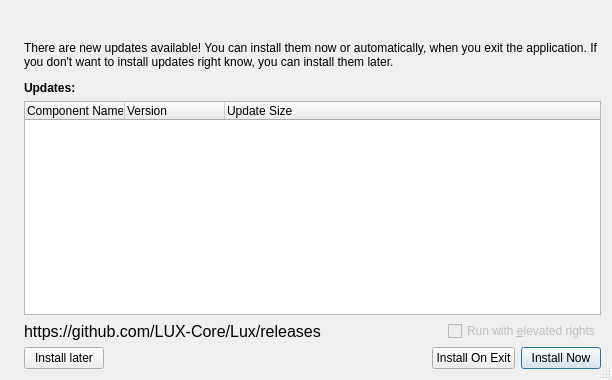
<?xml version="1.0" encoding="UTF-8"?>
<ui version="4.0">
 <class>UpdateInfoDialog</class>
 <widget class="QDialog" name="UpdateInfoDialog">
  <property name="windowModality">
   <enum>Qt::WindowModal</enum>
  </property>
  <property name="geometry">
   <rect>
    <x>0</x>
    <y>0</y>
    <width>612</width>
    <height>380</height>
   </rect>
  </property>
  <property name="windowTitle">
   <string>Check for Updates</string>
  </property>
  <property name="sizeGripEnabled">
   <bool>true</bool>
  </property>
  <property name="modal">
   <bool>true</bool>
  </property>
  <layout class="QHBoxLayout" name="rootLayout">
   <item>
    <widget class="QLabel" name="imageLabel">
     <property name="alignment">
      <set>Qt::AlignLeading|Qt::AlignLeft|Qt::AlignTop</set>
     </property>
    </widget>
   </item>
   <item>
    <layout class="QVBoxLayout" name="verticalLayout_3">
     <item>
      <layout class="QVBoxLayout" name="verticalLayout_2">
       <property name="spacing">
        <number>12</number>
       </property>
       <item>
        <widget class="QLabel" name="headerLabel">
         <property name="font">
          <font>
           <pointsize>12</pointsize>
          </font>
         </property>
        </widget>
       </item>
       <item>
        <widget class="QLabel" name="stateLabel">
         <property name="text">
          <string>There are new updates available! You can install them now or automatically, when you exit the application. If you don't want to install updates right know, you can install them later.</string>
         </property>
         <property name="wordWrap">
          <bool>true</bool>
         </property>
        </widget>
       </item>
       <item>
        <widget class="QLabel" name="label_2">
         <property name="font">
          <font>
           <weight>75</weight>
           <bold>true</bold>
          </font>
         </property>
         <property name="text">
          <string>Updates:</string>
         </property>
        </widget>
       </item>
      </layout>
     </item>
     <item>
      <widget class="QTreeWidget" name="updateListTreeWidget">
       <property name="editTriggers">
        <set>QAbstractItemView::NoEditTriggers</set>
       </property>
       <property name="tabKeyNavigation">
        <bool>true</bool>
       </property>
       <property name="showDropIndicator" stdset="0">
        <bool>false</bool>
       </property>
       <property name="alternatingRowColors">
        <bool>true</bool>
       </property>
       <property name="selectionMode">
        <enum>QAbstractItemView::NoSelection</enum>
       </property>
       <property name="rootIsDecorated">
        <bool>false</bool>
       </property>
       <property name="itemsExpandable">
        <bool>false</bool>
       </property>
       <property name="expandsOnDoubleClick">
        <bool>false</bool>
       </property>
       <column>
        <property name="text">
         <string>Component Name</string>
        </property>
       </column>
       <column>
        <property name="text">
         <string>Version</string>
        </property>
       </column>
       <column>
        <property name="text">
         <string>Update Size</string>
        </property>
       </column>
      </widget>
     </item>
     <item>
      <layout class="QHBoxLayout" name="horizontalLayout_2">
       <item>
        <widget class="QLabel" name="urlReleaseLabel">
         <property name="font">
          <font>
           <pointsize>12</pointsize>
          </font>
         </property>
         <property name="text">
          <string>https://github.com/LUX-Core/Lux/releases</string>
         </property>
        </widget>
       </item>
       <item>
        <spacer name="horizontalSpacer_2">
         <property name="orientation">
          <enum>Qt::Horizontal</enum>
         </property>
         <property name="sizeHint" stdset="0">
          <size>
           <width>40</width>
           <height>20</height>
          </size>
         </property>
        </spacer>
       </item>
       <item>
        <widget class="QCheckBox" name="runAdminCheckBox">
         <property name="enabled">
          <bool>false</bool>
         </property>
         <property name="text">
          <string>Run with &amp;elevated rights</string>
         </property>
        </widget>
       </item>
      </layout>
     </item>
     <item>
      <layout class="QHBoxLayout" name="horizontalLayout">
       <item>
        <widget class="QPushButton" name="skipButton">
         <property name="toolTip">
          <string>Close and do nothing. You can install updates later.</string>
         </property>
         <property name="text">
          <string>Install later</string>
         </property>
         <property name="autoDefault">
          <bool>false</bool>
         </property>
        </widget>
       </item>
       <item>
        <spacer name="horizontalSpacer">
         <property name="orientation">
          <enum>Qt::Horizontal</enum>
         </property>
         <property name="sizeHint" stdset="0">
          <size>
           <width>40</width>
           <height>20</height>
          </size>
         </property>
        </spacer>
       </item>
       <item>
        <widget class="QPushButton" name="delayButton">
         <property name="toolTip">
          <string>You proceed using the application, and as soon as you close it, the updater will start automatically to install the updates.</string>
         </property>
         <property name="text">
          <string>Install On Exit</string>
         </property>
         <property name="autoDefault">
          <bool>false</bool>
         </property>
        </widget>
       </item>
       <item>
        <widget class="QPushButton" name="acceptButton">
         <property name="toolTip">
          <string>Closes the application and opens the installer to update the app.</string>
         </property>
         <property name="text">
          <string>Install Now</string>
         </property>
         <property name="autoDefault">
          <bool>false</bool>
         </property>
         <property name="default">
          <bool>true</bool>
         </property>
        </widget>
       </item>
      </layout>
     </item>
    </layout>
   </item>
  </layout>
 </widget>
 <tabstops>
  <tabstop>updateListTreeWidget</tabstop>
  <tabstop>runAdminCheckBox</tabstop>
  <tabstop>acceptButton</tabstop>
  <tabstop>delayButton</tabstop>
  <tabstop>skipButton</tabstop>
 </tabstops>
 <resources/>
 <connections>
  <connection>
   <sender>skipButton</sender>
   <signal>clicked()</signal>
   <receiver>UpdateInfoDialog</receiver>
   <slot>reject()</slot>
   <hints>
    <hint type="sourcelabel">
     <x>96</x>
     <y>368</y>
    </hint>
    <hint type="destinationlabel">
     <x>199</x>
     <y>351</y>
    </hint>
   </hints>
  </connection>
 </connections>
</ui>
